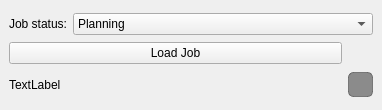
<?xml version="1.0" encoding="UTF-8"?>
<ui version="4.0">
 <class>Form</class>
 <widget class="QWidget" name="Form">
  <property name="geometry">
   <rect>
    <x>0</x>
    <y>0</y>
    <width>382</width>
    <height>110</height>
   </rect>
  </property>
  <property name="maximumSize">
   <size>
    <width>16777215</width>
    <height>110</height>
   </size>
  </property>
  <property name="windowTitle">
   <string>Form</string>
  </property>
  <layout class="QVBoxLayout" name="verticalLayout_2">
   <property name="leftMargin">
    <number>0</number>
   </property>
   <property name="topMargin">
    <number>0</number>
   </property>
   <property name="rightMargin">
    <number>0</number>
   </property>
   <property name="bottomMargin">
    <number>0</number>
   </property>
   <item>
    <widget class="QWidget" name="nest_widget" native="true">
     <layout class="QVBoxLayout" name="verticalLayout_3">
      <property name="leftMargin">
       <number>9</number>
      </property>
      <property name="topMargin">
       <number>9</number>
      </property>
      <property name="rightMargin">
       <number>9</number>
      </property>
      <property name="bottomMargin">
       <number>9</number>
      </property>
      <item>
       <layout class="QVBoxLayout" name="verticalLayout">
        <item>
         <layout class="QHBoxLayout" name="horizontalLayout" stretch="0,1">
          <item>
           <widget class="QLabel" name="label">
            <property name="text">
             <string>Job status:</string>
            </property>
           </widget>
          </item>
          <item>
           <widget class="QComboBox" name="comboBox_job_status">
            <item>
             <property name="text">
              <string>Planning</string>
             </property>
            </item>
            <item>
             <property name="text">
              <string>Quoting</string>
             </property>
            </item>
            <item>
             <property name="text">
              <string>Quoted</string>
             </property>
            </item>
            <item>
             <property name="text">
              <string>Workspace</string>
             </property>
            </item>
            <item>
             <property name="text">
              <string>Archive</string>
             </property>
            </item>
           </widget>
          </item>
         </layout>
        </item>
        <item>
         <layout class="QHBoxLayout" name="horizontalLayout_2" stretch="1,0">
          <item>
           <widget class="QPushButton" name="pushButton_load_job">
            <property name="toolTip">
             <string>Loads the selected job into a new tab for detailed viewing and editing.</string>
            </property>
            <property name="text">
             <string>Load Job</string>
            </property>
           </widget>
          </item>
          <item>
           <widget class="QPushButton" name="pushButton_open_in_browser">
            <property name="minimumSize">
             <size>
              <width>25</width>
              <height>25</height>
             </size>
            </property>
            <property name="maximumSize">
             <size>
              <width>25</width>
              <height>25</height>
             </size>
            </property>
            <property name="cursor">
             <cursorShape>PointingHandCursor</cursorShape>
            </property>
            <property name="toolTip">
             <string>Will open up the printout in your default web browser.</string>
            </property>
            <property name="styleSheet">
             <string notr="true">
QPushButton#pushButton_open_in_browser:flat {
    background-color: transparent;
	border-color: transparent;
}
</string>
            </property>
            <property name="text">
             <string/>
            </property>
            <property name="icon">
             <iconset>
              <normalon>../icons/website.png</normalon>
             </iconset>
            </property>
            <property name="flat">
             <bool>true</bool>
            </property>
           </widget>
          </item>
         </layout>
        </item>
        <item>
         <layout class="QHBoxLayout" name="horizontalLayout_3" stretch="1,0">
          <item>
           <widget class="QLabel" name="label_modified_date">
            <property name="text">
             <string>TextLabel</string>
            </property>
           </widget>
          </item>
          <item>
           <widget class="QPushButton" name="pushButton_delete">
            <property name="minimumSize">
             <size>
              <width>25</width>
              <height>25</height>
             </size>
            </property>
            <property name="maximumSize">
             <size>
              <width>25</width>
              <height>25</height>
             </size>
            </property>
            <property name="styleSheet">
             <string notr="true">
QPushButton#pushButton_delete {
    background-color: rgba(71, 71, 71, 0.6);
	border: 1px solid rgba(71, 71, 71, 0.6);
	border-radius: 5px;
}

QPushButton:hover#pushButton_delete {
    border-color: #e73b40;
}

QPushButton:pressed#pushButton_delete {
    background-color: #e73b40;
}</string>
            </property>
            <property name="text">
             <string/>
            </property>
            <property name="icon">
             <iconset>
              <normalon>../icons/trash.png</normalon>
             </iconset>
            </property>
           </widget>
          </item>
         </layout>
        </item>
       </layout>
      </item>
     </layout>
    </widget>
   </item>
  </layout>
 </widget>
 <resources/>
 <connections/>
</ui>
